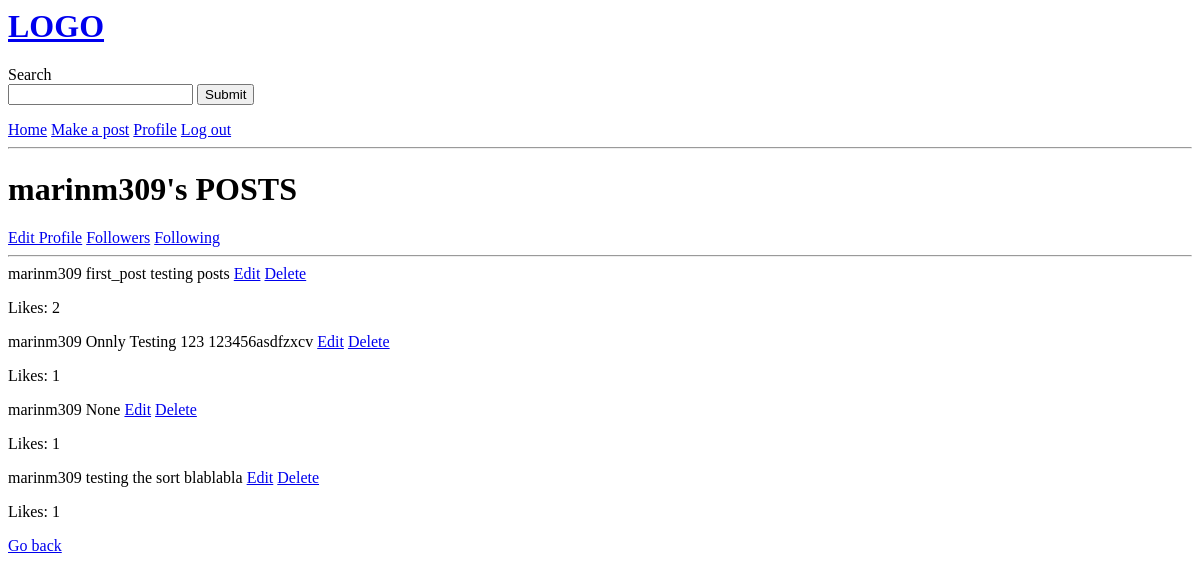
Page /profile/marinm309/ (signed in) on the earlier database version.
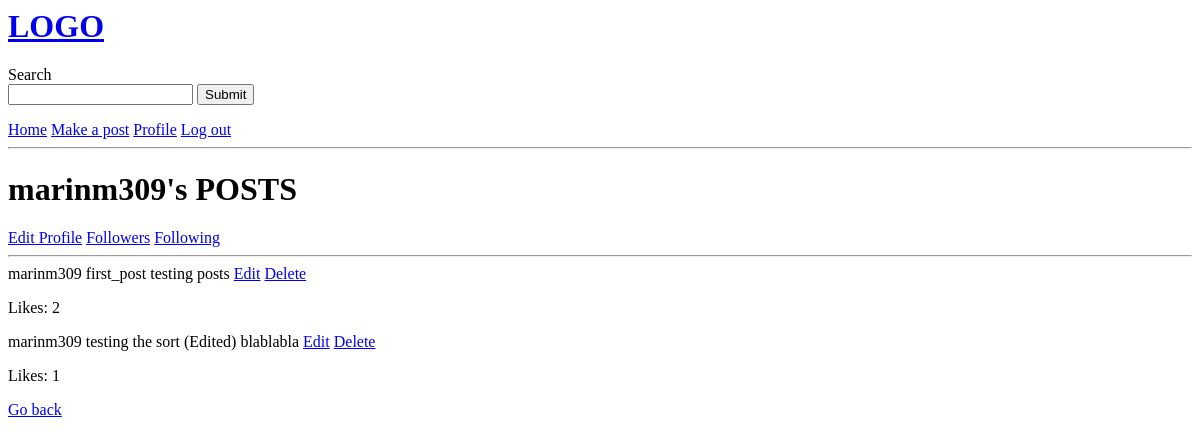
Same page on the later database version.
### users/models.py (models this page shows)
class Profile(models.Model):
    id = models.UUIDField(default=uuid.uuid4, unique=True, primary_key=True, editable=False)
    created = models.DateTimeField(auto_now_add=True)
    user = models.OneToOneField(User, null=True, on_delete=models.CASCADE)
    username = models.CharField(max_length=100, null=True)
    first_name = models.CharField(max_length=100, null=True, blank=True)
    last_name = models.CharField(max_length=100, null=True, blank=True)
    email = models.CharField(max_length=200, null=True, blank=True)
    bio = models.TextField(null=True, blank=True)
    address = models.CharField(max_length=200, null=True, blank=True)
    phone_number = models.CharField(max_length=20, null=True, blank=True)
    followers = models.ForeignKey('UserFollowers', on_delete=models.SET_NULL, null=True, blank=True)
    following = models.ForeignKey('UserFollowing', on_delete=models.SET_NULL, null=True, blank=True)
    def __str__(self) -> str:
        return str(self.user)

### posts/models.py (models this page shows, shortened)
class Post(models.Model):
    id = models.UUIDField(default=uuid.uuid4, primary_key=True, unique=True, editable=False)
    created = models.DateTimeField(auto_now_add=True)
    user = models.ForeignKey(Profile, null=True, on_delete=models.SET_NULL)
    title = models.CharField(max_length=100, null=True, blank=True)
    description = models.TextField(blank=True, null=True)
    like = models.IntegerField(default=0, null=True)

### users/views.py (the view)
# urls.py: path('profile/<str:pk>/', views.profile, name='profile'),
def profile(request, pk):
    user = request.user.profile
    profile = Profile.objects.get(username=pk)
    posts = Post.objects.filter(user=profile)
    context = {'posts': posts, 'user': user, 'profile': profile}
    return render(request, 'users/profile.html', context)

### users/templates/users/profile.html
{% extends 'main.html' %}
{% block content %}
<h1>{{profile.username}}'s POSTS</h1>
{% if user == profile %}
<a href="{% url 'edit-profile' user.id %}">Edit Profile</a>
{% endif %}
<a href="{% url 'followers' profile.id %}">Followers</a>
<a href="{% url 'following' profile.id %}">Following</a>
<hr>
{% for post in posts %}
{{post.user}}
{{post.title}}
{{post.description}}
{% if user.user == profile.user %}
<a href="{% url 'edit-post' post.id %}">Edit</a>
<a href="{% url 'delete-post' post.id %}">Delete</a>
{% endif %}
<p>Likes: {{post.like}}</p>
{% endfor %}
<a href="{% url 'home' %}">Go back</a>
{% endblock content %}

### templates/main.html (shortened to what this page needs)
<h1><a href="{% url 'home' %}">LOGO</a></h1>
Search
<form action="{% url 'search-result' %}" method="POST">
    <input type="text" name="search">
    <input type="submit">
</form>
<a href="{% url 'home' %}">Home</a>
{% if user.username != '' %}
<a href="{% url 'create-post' %}">Make a post</a>
<a href="{% url 'profile' user.username %}">Profile</a>
<a href="{% url 'logout' %}">Log out</a>
{% endif %}
<hr>
{% block content %}
{% endblock content %}

Differences in the rows shown:
removed Post: user "marinm309", title "Onnly Testing 123", description "123456asdfzxcv", like "1"
removed Post: user "marinm309", title "None", like "1"
changed Post "blablabla": title "testing the sort" → "testing the sort (Edited)"
